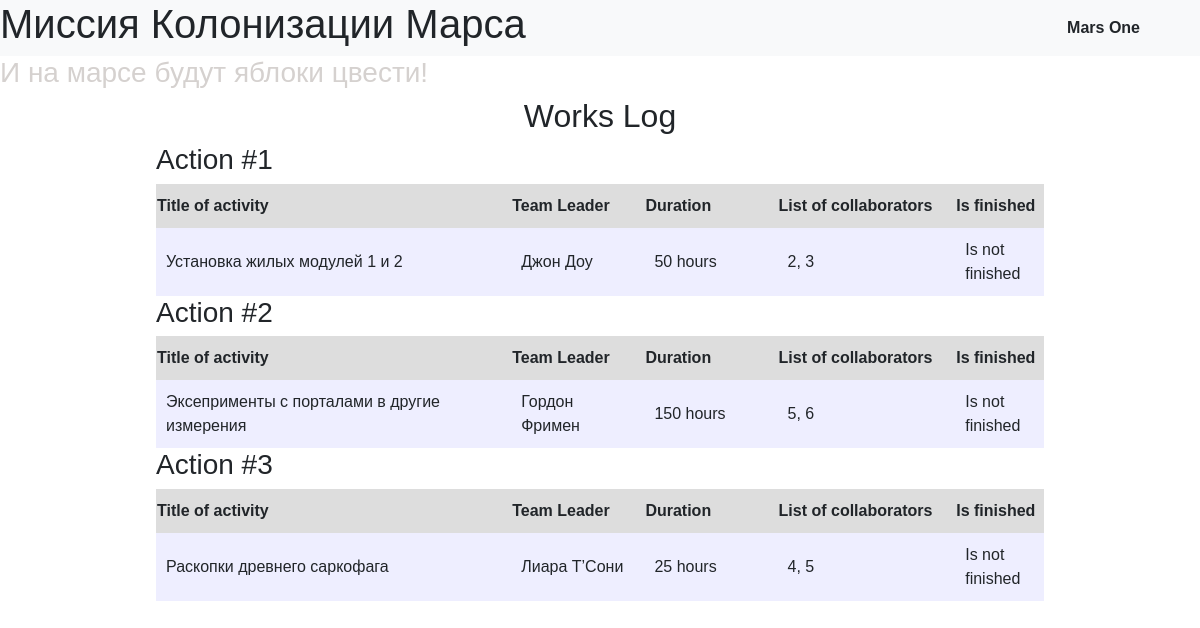
/index, run on the app's committed database.
### data/jobs.py (models this page shows)
class Jobs (SqlAlchemyBase):
    __tablename__ = 'jobs'
    id = sqlalchemy.Column(sqlalchemy.Integer, primary_key=True, autoincrement=True)
    team_leader_id = sqlalchemy.Column(sqlalchemy.Integer, sqlalchemy.ForeignKey("users.id"))
    job = sqlalchemy.Column(sqlalchemy.String, nullable=True)
    work_size = sqlalchemy.Column(sqlalchemy.Integer, nullable=True)
    collaborators_id = sqlalchemy.Column(sqlalchemy.String, nullable=True)
    start_date = sqlalchemy.Column(sqlalchemy.DateTime, nullable=True)
    end_date = sqlalchemy.Column(sqlalchemy.DateTime, nullable=True)
    is_finished = sqlalchemy.Column(sqlalchemy.Boolean, nullable=True)
    team_leader = orm.relationship('User', foreign_keys=[team_leader_id])

### data/users.py (models this page shows, shortened)
class User(SqlAlchemyBase):
    __tablename__ = 'users'
    id = sqlalchemy.Column(sqlalchemy.Integer, primary_key=True, autoincrement=True)
    surname = sqlalchemy.Column(sqlalchemy.String, nullable=True)
    name = sqlalchemy.Column(sqlalchemy.String, nullable=True)
    age = sqlalchemy.Column(sqlalchemy.Integer, nullable=True)
    position = sqlalchemy.Column(sqlalchemy.String, nullable=True)
    speciality = sqlalchemy.Column(sqlalchemy.String, nullable=True)
    address = sqlalchemy.Column(sqlalchemy.String, nullable=True)
    email = sqlalchemy.Column(sqlalchemy.String, nullable=True, unique=True)
    hashed_password = sqlalchemy.Column(sqlalchemy.String, nullable=True)
    modified_date = sqlalchemy.Column(sqlalchemy.DateTime, default=datetime.datetime.now(), nullable=True)

### main.py (the view)
@app.route('/')
@app.route('/index')
def working_journal():
    db_session.global_init("db/mission.db")
    session = db_session.create_session()
    data = session.query(Jobs).all()
    return render_template('working_journal.html', title='Журнал работ', data=data)

### data/db_session.py (called while the page is built, shortened)
def global_init(db_file):
    global __factory
    if __factory:
        return

def create_session() -> Session:
    global __factory
    return __factory()

### templates/working_journal.html
{% extends "base.html" %}
{% block css_link %}
    <link rel='stylesheet' href="{{url_for('static', filename='css/working_journal.css')}}">
{% endblock %}
{% block content %}
    <div id='title'>
		<h2>Works Log</h2>
	</div>
	<div id='log_container'>
        {% for action in data %}
		    <div>
			    <div><h3>Action #{{loop.index}}</h3></div>
			    <table>
				    <tr class='header_row'>
					    <th class='column_40'>Title of activity</th>
					    <th class='column_15'>Team Leader</th>
					    <th class='column_15'>Duration</th>
					    <th>List of collaborators</th>
					    <th class='column_10'>Is finished</th>
				    </tr>
				    <tr>
					    <td>{{action.job}}</td>
					    <td>{{action.team_leader.name}} {{action.team_leader.surname}}</td>
					    <td>{{action.work_size}} hours</td>
					    <td>{{action.collaborators_id}}</td>
					    <td>{% if action.is_finished %}Is finished{% else %} Is not finished {% endif %}</td>
				    </tr>
			    </table>
		    </div>
        {% endfor %}
	</div>
{% endblock %}

### templates/base.html (shortened to what this page needs)
<!DOCTYPE html>
<html lang="en">
<head>
    <link rel='stylesheet' href="{{url_for('static', filename='css/base.css')}}">
	<link rel="stylesheet" href="https://stackpath.bootstrapcdn.com/bootstrap/4.4.1/css/bootstrap.min.css">
    {% block css_link %}{% endblock %}
</head>
<body>
<div id='header'>
	<div class='flexbox' id='top'>
		<div><h1>Миссия Колонизации Марса</h1></div>
		<div class='center_text' id='mission_logo'><span>Mars One</span></div>
	</div>
	<div id='motivation'>
		<h3>И на марсе будут яблоки цвести!</h3>
	</div>
</div>
<main role="main" class="container">
    {% block content %}{% endblock %}
</main>
</body>
</html>

### static/css/base.css (style rules this page uses)
.flexbox { display: flex; }
#header { width: 100vw; }
#top { background-color: #f8f9fa; justify-content: space-between; align-content: center; flex-direction: row; }
#mission_logo { font-weight: bold; margin-right: 5%; }
#motivation { font-weight: bold; color: #d5d1cf; }
.center_text { display: flex; justify-content: center; align-content: center; flex-direction: column; }
.center_text > span { display: block; }
* { font-family: Arial; }

### static/css/working_journal.css (style rules this page uses)
main { width: 100vw; }
#title { text-align: center; }
.header_row { background-color: #dddddd; }
.column_40 { width: 40%; }
.column_15 { width: 15%; }
.column_10 { width: 10% }
table { border-spacing: 0px; width:100%; }
td { background-color: #eeeeff; padding: 10px; }
h3 { margin-bottom: 7px; }
th { text-align: left; padding-top: 10px; padding-bottom: 10px; }
#log_container { padding-left: 10%; padding-right: 10%; }

### data on the page
Jobs: job "Установка жилых модулей 1 и 2", team_leader.name "Джон", team_leader.surname "Доу", work_size "50", collaborators_id "2, 3", is_finished "Is not finished"
Jobs: job "Эксеприменты с порталами в другие измерения", team_leader.name "Гордон", team_leader.surname "Фримен", work_size "150", collaborators_id "5, 6", is_finished "Is not finished"
Jobs: job "Раскопки древнего саркофага", team_leader.name "Лиара", team_leader.surname "Т’Сони", work_size "25", collaborators_id "4, 5", is_finished "Is not finished"
